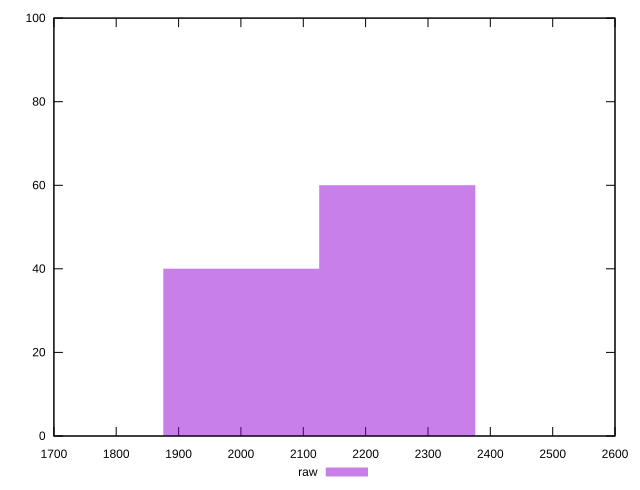

The script that saved this image:
reset
set terminal svg size 640, 490 enhanced background rgb 'white'
set output "report_00007_2020-12-11T15:55:29.892Z/first-meaningful-paint/samples/pages+cached+nointeractive/raw/histogram.svg"

$raw <<EOF
2000.5806625824744 40
2250.6532454052835 60
EOF

set key outside below
set boxwidth 250.0725828228093
set yrange [0:100]
set style fill transparent solid 0.5 noborder

plot \
  $raw title "raw" with boxes, \


reset
